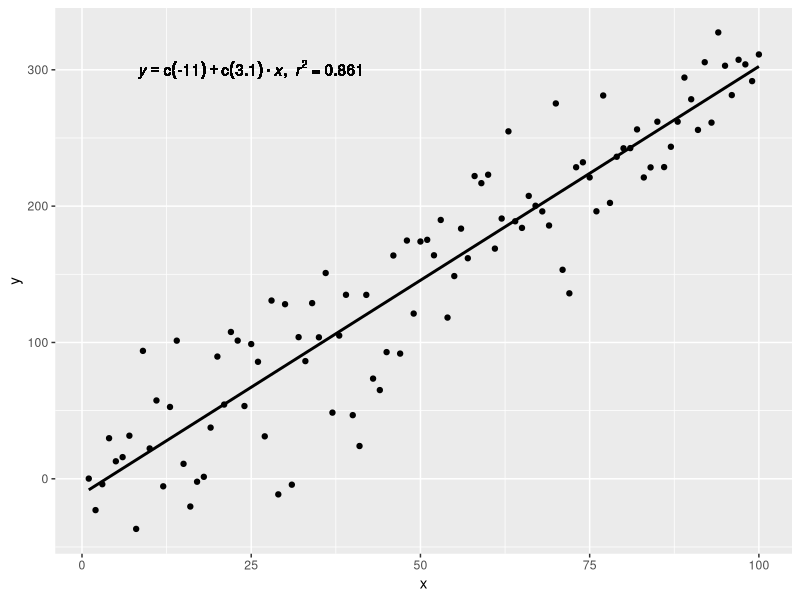

This figure's R source:
## ---- chunk 1
suppressPackageStartupMessages({
  library(knitr)
  library(ggplot2)
})
opts_chunk$set(echo = FALSE, cache = FALSE)
## ---- chunk 2
# http://stackoverflow.com/questions/7549694/ggplot2-adding-regression-line-equation-and-r2-on-graph
df <- data.frame(x = c(1:100))
df$y <- 2 + 3 * df$x + rnorm(100, sd = 40)
p <- ggplot(data = df, aes(x = x, y = y)) +
            geom_smooth(method = "lm", se=FALSE, color="black", formula = y ~ x) +
            geom_point()
lm_eqn = function(df){
    m = lm(y ~ x, df);
    eq <- substitute(italic(y) == a + b %.% italic(x)*","~~italic(r)^2~"="~r2, 
         list(a = format(coef(m)[1], digits = 2), 
              b = format(coef(m)[2], digits = 2), 
             r2 = format(summary(m)$r.squared, digits = 3)))
    as.character(as.expression(eq));                 
}
g <- lm(y ~ ., df)
p + geom_text(aes(x = 25, y = 300, label = lm_eqn(df)), parse = TRUE)
## ---- chunk 3
suppressPackageStartupMessages({
  library(bit64)
  library(data.table)
  library(magrittr)
  library(xtable)
})
suppressWarnings({
  imp.20130606 <- fread("imp.20130606.part.txt", sep = "\t", select = c(2, 6, 24), colClasses = "character") %>% `colnames<-`(c("time", "ip", "usertag")) %>% `[`(2:6)
  imp.20130607 <- fread("imp.20130607.part.txt", sep = "\t", select = c(2, 6, 24), colClasses = "character") %>% `colnames<-`(c("time", "ip", "usertag")) %>% `[`(2:4)
})
print.xtable(xtable(imp.20130606), type = "html")
## ---- chunk 4
library(xtable)
print.xtable(xtable(model.matrix(~ ip, imp.20130606), digits = 0), type = "html")
## ---- chunk 5
library(xtable)
print.xtable(xtable(model.matrix(~ ip, imp.20130607), digits = 0), type = "html")
